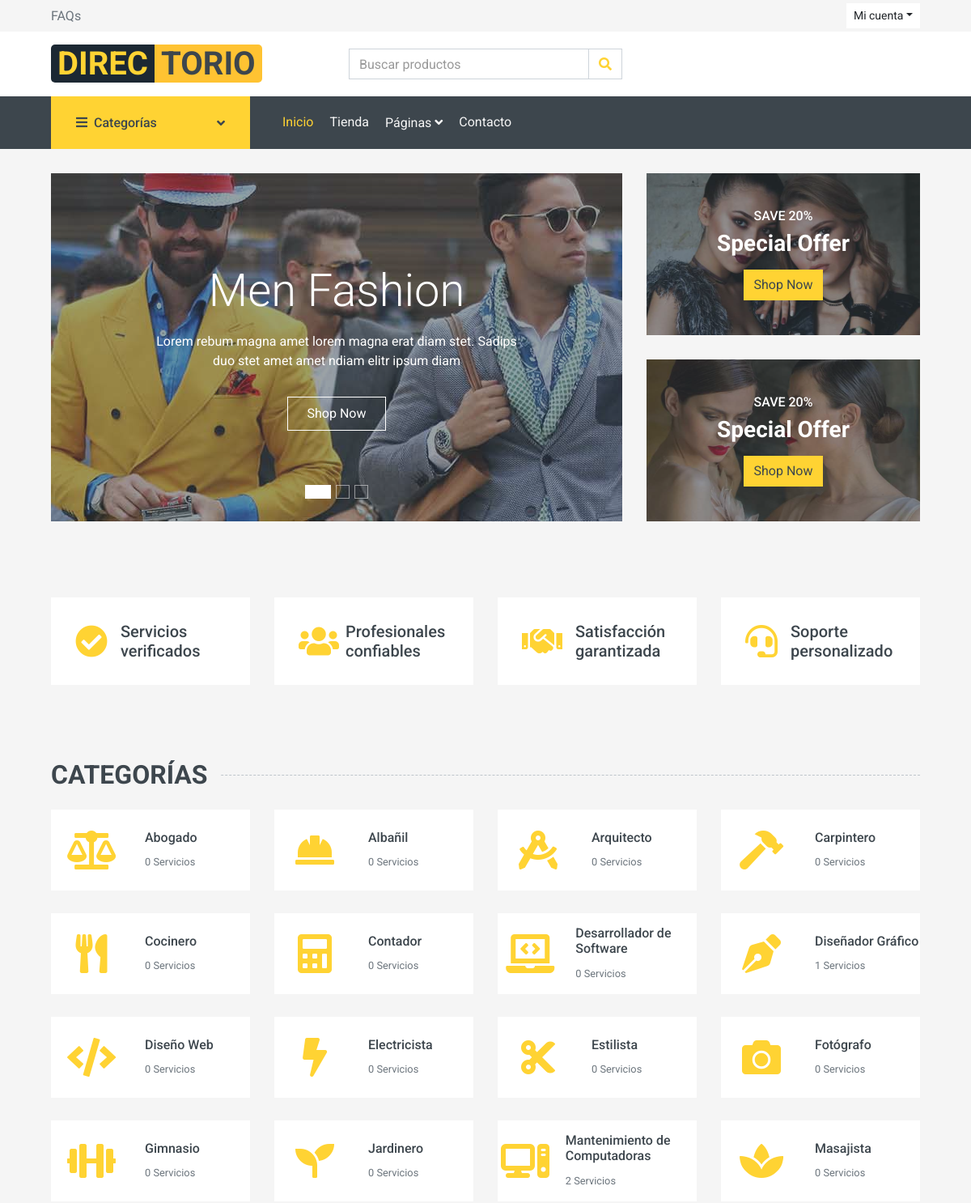
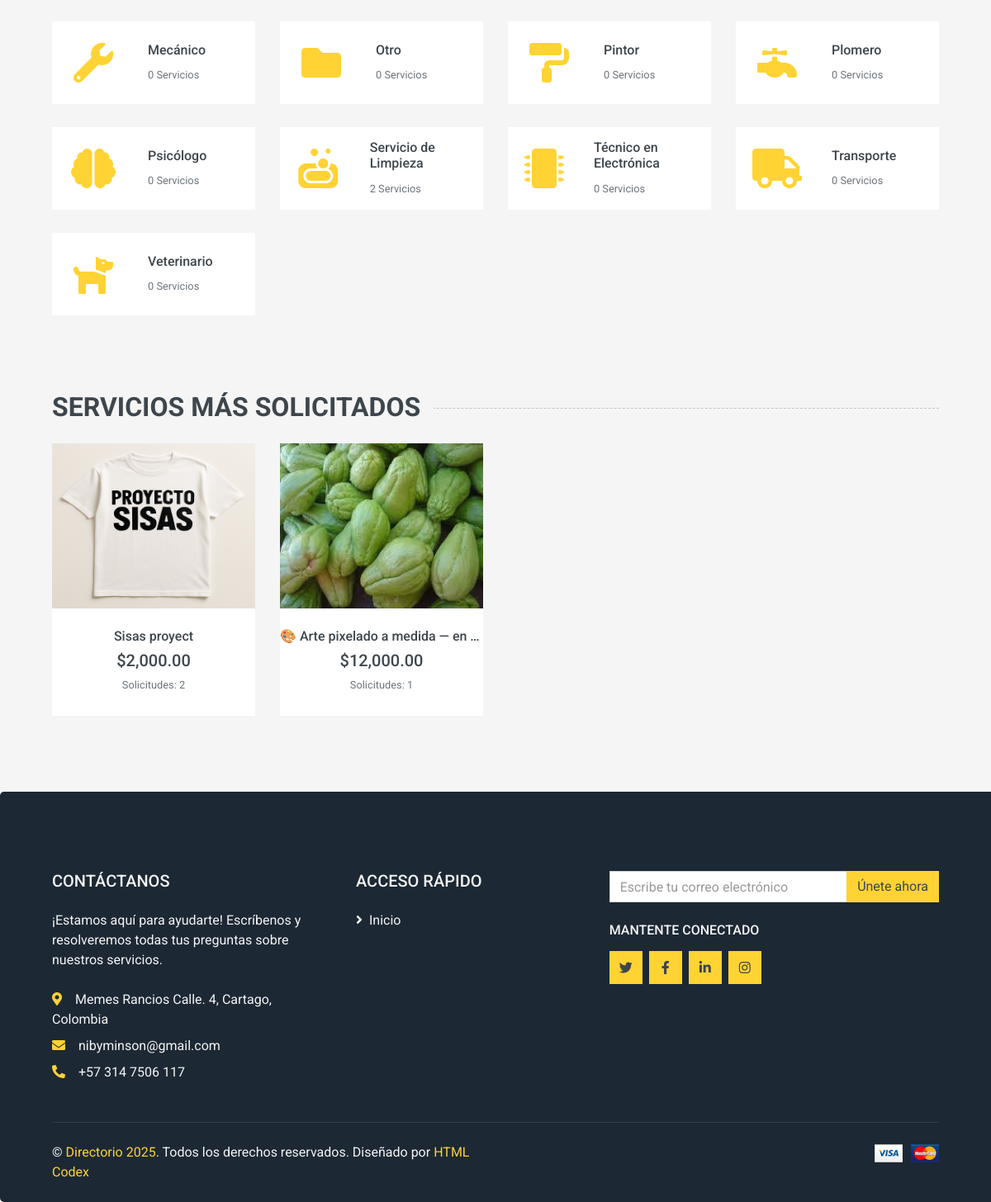
The app's page /rutas/rutas.php?page=home with its own data (2 pictures, top to bottom).
### tables this page shows
CREATE TABLE `categoria` (
  `id_categoria` int(11) NOT NULL,
  `nombre` varchar(80) NOT NULL,
  `estado` varchar(100) NOT NULL DEFAULT 'Activo'
);

CREATE TABLE `servicio` (
  `id_servicio` int(11) NOT NULL,
  `titulo` varchar(500) DEFAULT NULL,
  `descripcion` varchar(500) DEFAULT NULL,
  `precio` decimal(10,0) NOT NULL,
  `fecha_creacion` datetime NOT NULL DEFAULT current_timestamp(),
  `usuario_id_usuario` int(11) NOT NULL,
  `categoria_id_categoria` int(11) NOT NULL,
  `estado` varchar(45) NOT NULL DEFAULT 'Activo',
  `barrio_id` int(11) NOT NULL,
  `direccion` varchar(100) DEFAULT 'No aplica'
);

### app/controladores/landingPageController.php (called while the page is built, shortened)
<?php
require_once(__DIR__ . '/../modelos/CategoryModel.php');
require_once(__DIR__ . '/../modelos/serviceModel.php');
class LandingPageController{
    private $categoryModel;
    private $serviceModel;
    public function __construct(){
        $this->categoryModel = new CategoryModel;
        $this->serviceModel = new ServiceModel;
    }
    public function index(){
        $info = $this->categoryModel->GetAllCategoryLanding();
        $services = $this->serviceModel->getServicesWithImages();
        include_once(__DIR__ . '/../vistas/landing/index.php');
    }
}

### configuracion/mysql.php (called while the page is built)
<?php
class Mysql{
    public $conect;
    private $DB_HOST = 'localhost';
    private $DB_NAME = 'directorio';
    private $DB_PORT = '3306';
    private $DB_USERNAME = 'root';
    private $DB_PASSWORD = '';
    private $DB_CHARSET = 'utf8mb4';
    public function __construct(){
        $connectionString = "mysql:host=".$this->DB_HOST. ";dbname=".$this->DB_NAME.";port=".$this->DB_PORT.";charset=".$this->DB_CHARSET;
        try{
            $this->conect = new PDO($connectionString, $this->DB_USERNAME, $this->DB_PASSWORD);
            $this->conect->setAttribute(PDO::ATTR_ERRMODE, PDO::ERRMODE_EXCEPTION);
        }catch(PDOException $e){
            echo "CONNECTION ERROR: " . $e->getMessage();
        }
    }
    public function conect(){
        return $this->conect;
    }
}

### app/modelos/categoryModel.php (called while the page is built, shortened)
<?php
require_once(__DIR__ . '/../../configuracion/mysql.php');
class CategoryModel extends Mysql{
    private $connection;
    public function __construct(){
        $mysql = new Mysql();
        $this->connection = $mysql->conect();
    }
    public function GetAllCategoryLanding(){
        $query = "SELECT c.id_categoria , c.nombre AS categoria, COUNT(s.id_servicio) AS cantidad_servicios
        FROM categoria c
        LEFT JOIN servicio s ON c.id_categoria = s.categoria_id_categoria
        GROUP BY c.id_categoria
        ORDER BY c.nombre ASC;";
        $preparedStmt = $this->connection->prepare($query);
        $preparedStmt->execute();
        $info = $preparedStmt->fetchAll(PDO::FETCH_ASSOC);
        return $info;
    }
}

### app/modelos/serviceModel.php (called while the page is built, shortened)
<?php
require_once(__DIR__ . '/../../configuracion/mysql.php');
class ServiceModel extends Mysql {
    private $connection;
    public function __construct(){
        $mysql = new Mysql();
        $this->connection = $mysql->conect();
    }
    public function getServicesWithImages(){
        $query = "SELECT s.id_servicio, s.titulo, s.precio, COUNT(su.id) AS total_solicitudes,
        servicio_imagenes.imagen_ref
        FROM servicio s
        JOIN servicio_usuario su ON s.id_servicio = su.servicio_id
        INNER JOIN servicio_imagenes on servicio_imagenes.servicio_id = s.id_servicio
        GROUP BY s.id_servicio
        ORDER BY total_solicitudes DESC
        LIMIT 8;";
        $preparedStmt = $this->connection->prepare($query);
        $preparedStmt->execute();
        $feature = $preparedStmt->fetchAll(PDO::FETCH_ASSOC);
        return $feature;
    }
}

### app/vistas/landing/index.php (the view, shortened to what this page needs)
<?php
include_once RUTA_BASE . '/landing/plantilla/header.php';
?>
    <div class="container-fluid mb-3">
        <div class="row px-xl-5">
            <div class="col-lg-8">
                <div id="header-carousel" class="carousel slide carousel-fade mb-30 mb-lg-0" data-ride="carousel">
                    <ol class="carousel-indicators">
                        <li data-target="#header-carousel" data-slide-to="0" class="active"></li>
                        <li data-target="#header-carousel" data-slide-to="1"></li>
                        <li data-target="#header-carousel" data-slide-to="2"></li>
                    </ol>
                    <div class="carousel-inner">
                        <div class="carousel-item position-relative active" style="height: 430px;">
                            <img class="position-absolute w-100 h-100" src="img/carousel-1.jpg" style="object-fit: cover;">
                            <div class="carousel-caption d-flex flex-column align-items-center justify-content-center">
                                <div class="p-3" style="max-width: 700px;">
                                    <h1 class="display-4 text-white mb-3 animate__animated animate__fadeInDown">Men Fashion</h1>
                                    <p class="mx-md-5 px-5 animate__animated animate__bounceIn">Lorem rebum magna amet lorem magna erat diam stet. Sadips duo stet amet amet ndiam elitr ipsum diam</p>
                                    <a class="btn btn-outline-light py-2 px-4 mt-3 animate__animated animate__fadeInUp" href="#">Shop Now</a>
                                </div>
                            </div>
                        </div>
                    </div>
                </div>
            </div>
            <div class="col-lg-4">
                <div class="product-offer mb-30" style="height: 200px;">
                    <img class="img-fluid" src="img/offer-1.jpg" alt="">
                    <div class="offer-text">
                        <h6 class="text-white text-uppercase">Save 20%</h6>
                        <h3 class="text-white mb-3">Special Offer</h3>
                        <a href="" class="btn btn-primary">Shop Now</a>
                    </div>
                </div>
                <div class="product-offer mb-30" style="height: 200px;">
                    <img class="img-fluid" src="img/offer-2.jpg" alt="">
                    <div class="offer-text">
                        <h6 class="text-white text-uppercase">Save 20%</h6>
                        <h3 class="text-white mb-3">Special Offer</h3>
                        <a href="" class="btn btn-primary">Shop Now</a>
                    </div>
                </div>
            </div>
        </div>
    </div>
    <div class="container-fluid pt-5">
        <div class="row px-xl-5 pb-3">
            <div class="col-lg-3 col-md-6 col-sm-12 pb-1">
                <div class="d-flex align-items-center bg-light mb-4" style="padding: 30px;">
                    <h1 class="fa fa-check-circle text-primary m-0 mr-3"></h1>
                    <h5 class="font-weight-semi-bold m-0">Servicios verificados</h5>
                </div>
            </div>
            <div class="col-lg-3 col-md-6 col-sm-12 pb-1">
                <div class="d-flex align-items-center bg-light mb-4" style="padding: 30px;">
                    <h1 class="fa fa-users text-primary m-0 mr-2"></h1>
                    <h5 class="font-weight-semi-bold m-0">Profesionales confiables</h5>
                </div>
            </div>
            <div class="col-lg-3 col-md-6 col-sm-12 pb-1">
                <div class="d-flex align-items-center bg-light mb-4" style="padding: 30px;">
                    <h1 class="fas fa-handshake text-primary m-0 mr-3"></h1>
                    <h5 class="font-weight-semi-bold m-0">Satisfacción garantizada</h5>
                </div>
            </div>
            <div class="col-lg-3 col-md-6 col-sm-12 pb-1">
                <div class="d-flex align-items-center bg-light mb-4" style="padding: 30px;">
                    <h1 class="fa fa-headset text-primary m-0 mr-3"></h1>
                    <h5 class="font-weight-semi-bold m-0">Soporte personalizado</h5>
                </div>
            </div>
        </div>
    </div>
    <div class="container-fluid pt-5">
        <h2 class="section-title position-relative text-uppercase mx-xl-5 mb-4">
            <span class="bg-secondary pr-3">Categorías</span>
        </h2>
        <div class="row px-xl-5 pb-3">
        <?php
        $iconos = [
            'Electricista' => 'fa-bolt',
            'Mecánico' => 'fa-wrench',
            'Carpintero' => 'fa-hammer',
            'Pintor' => 'fa-paint-roller',
            'Plomero' => 'fa-faucet',
            'Jardinero' => 'fa-seedling',
            'Albañil' => 'fa-hard-hat',
            'Abogado' => 'fa-scale-balanced',
            'Contador' => 'fa-calculator',
            'Gimnasio' => 'fa-dumbbell',
            'Estilista' => 'fa-scissors',
            'Masajista' => 'fa-spa',
            'Arquitecto' => 'fa-drafting-compass',
            'Psicólogo' => 'fa-brain',
            'Diseñador Gráfico' => 'fa-pen-nib',
            'Transporte' => 'fa-truck',
            'Servicio de Limpieza' => 'fa-soap',
            'Veterinario' => 'fa-dog',
            'Fotógrafo' => 'fa-camera',
            'Cocinero' => 'fa-utensils',
            'Diseño Web' => 'fa-code',
            'Desarrollador de Software' => 'fa-laptop-code',
            'Mantenimiento de Computadoras' => 'fa-computer',
            'Técnico en Electrónica' => 'fa-microchip'
        ];
        ?>
        <?php foreach ($info as $categoria):
            $id = $categoria["id_categoria"];
            $nombre = $categoria['categoria'];
            $cantidad = $categoria['cantidad_servicios'];
            $icono = $iconos[$nombre] ?? 'fa-folder';
        ?>
            <div class="col-lg-3 col-md-4 col-sm-6 pb-1">
                <a class="text-decoration-none" href="<?= URL_BASE ?>/rutas/rutas.php?page=shop&category=<?= $id ?>">
                    <div class="cat-item img-zoom d-flex align-items-center mb-4">
                    <div class="d-flex justify-content-center align-items-center bg-light" style="width: 100px; height: 100px;">
                        <i class="fa <?= $icono ?> fa-3x text-primary"></i>
                    </div>
                        <div class="flex-fill pl-3">
                            <h6><?= htmlspecialchars($nombre) ?></h6>
                            <small class="text-body"><?= $cantidad ?> Servicios</small>
                        </div>
                    </div>
                </a>
            </div>
        <?php endforeach; ?>
    </div>
</div>
    <div class="container-fluid pt-5 pb-3">
    <h2 class="section-title position-relative text-uppercase mx-xl-5 mb-4">
        <span class="bg-secondary pr-3">Servicios Más Solicitados</span>
    </h2>
    <div class="row px-xl-5">
        <?php foreach ($services as $service): ?>
            <div class="col-lg-3 col-md-4 col-sm-6 pb-1">
                <div class="product-item bg-light mb-4">
                    <div class="product-img position-relative overflow-hidden" style="height: 200px;">
                        <img class="img-fluid w-100 h-100 object-fit-cover" src="<?php RUTA_BASE ?>/directorio/publico/img/servicios/<?php echo $service["imagen_ref"];?>"
                            alt="<?php echo htmlspecialchars($service['titulo']); ?>">
                        <div class="product-action">
                        </div>
                    </div>
                    <div class="text-center py-4">
                        <a class="h6 text-decoration-none text-truncate d-block" style="max-width: 100%;"
                            href="<?php URL_BASE ?>?page=service&id=<?php echo $service["id_servicio"] ?>"
                            title="<?php echo htmlspecialchars($service['titulo']); ?>">
                            <?php echo htmlspecialchars($service['titulo']); ?>
                        </a>
                        <div class="d-flex align-items-center justify-content-center mt-2">
                            <h5>$<?php echo number_format($service['precio'], 2); ?></h5>
                        </div>
                        <div class="d-flex align-items-center justify-content-center mb-1">
                            <small class="text-muted">Solicitudes: <?php echo $service['total_solicitudes']; ?></small>
                        </div>
                    </div>
                </div>
            </div>
        <?php endforeach; ?>
    </div>
</div>
 <?php include_once RUTA_BASE . '/landing/plantilla/footer.php'; ?>

### records on screen
categoria: nombre "Abogado", cantidad "0"
categoria: nombre "Albañil", cantidad "0"
categoria: nombre "Arquitecto", cantidad "0"
categoria: nombre "Carpintero", cantidad "0"
categoria: nombre "Cocinero", cantidad "0"
categoria: nombre "Contador", cantidad "0"
categoria: nombre "Desarrollador de Software", cantidad "0"
categoria: nombre "Diseñador Gráfico", cantidad "1"
categoria: nombre "Diseño Web", cantidad "0"
categoria: nombre "Electricista", cantidad "0"
categoria: nombre "Estilista", cantidad "0"
categoria: nombre "Fotógrafo", cantidad "0"
categoria: nombre "Gimnasio", cantidad "0"
categoria: nombre "Jardinero", cantidad "0"
categoria: nombre "Mantenimiento de Computadoras", cantidad "2"
categoria: nombre "Masajista", cantidad "0"
categoria: nombre "Mecánico", cantidad "0"
categoria: nombre "Otro", cantidad "0"
categoria: nombre "Pintor", cantidad "0"
categoria: nombre "Plomero", cantidad "0"
categoria: nombre "Psicólogo", cantidad "0"
categoria: nombre "Servicio de Limpieza", cantidad "2"
categoria: nombre "Técnico en Electrónica", cantidad "0"
categoria: nombre "Transporte", cantidad "0"
categoria: nombre "Veterinario", cantidad "0"
servicio: shows a picture, titulo "Sisas proyect", precio "2,000.00", total_solicitudes "2"
servicio: shows a picture, titulo "🎨 Arte pixelado a medida — en…", precio "12,000.00", total_solicitudes "1"
